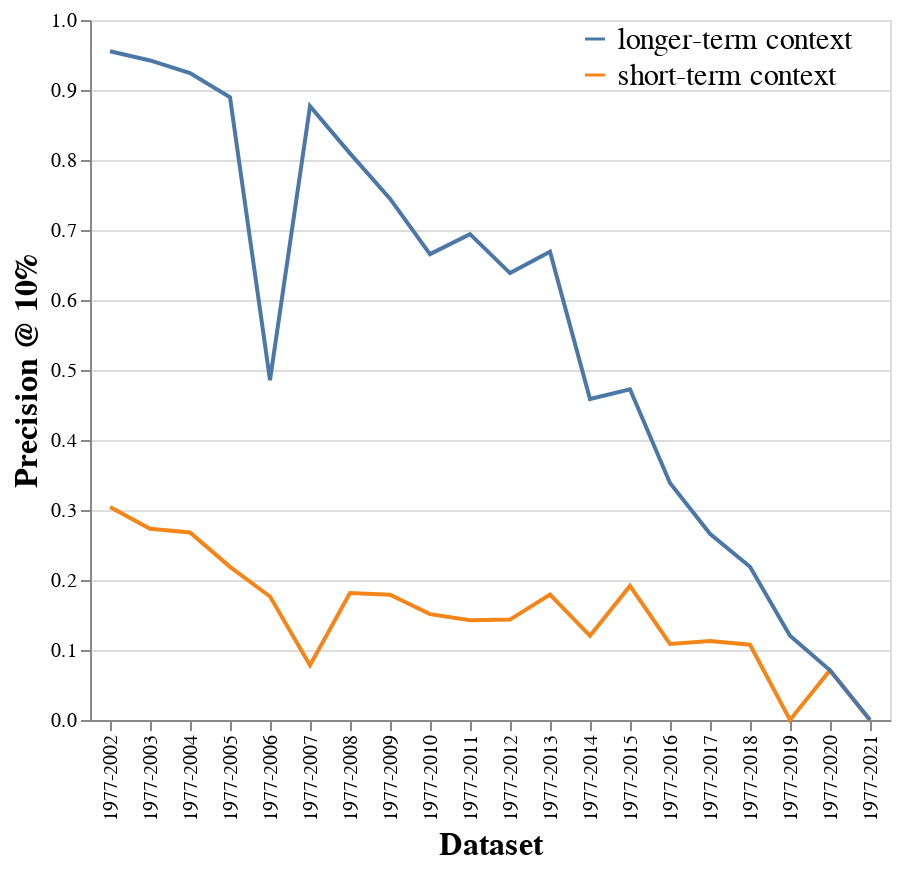

Notebook code cell kept with this figure:
### Code cell
chart = alt.Chart(first_melt).mark_line().encode(
    alt.X('Dataset'),
    alt.Y('patk:Q',title="Precision @ 10%"),
    alt.Color('patk_label',title="",legend=alt.Legend(
        orient='none',
        legendX=245, legendY=2,
        direction='vertical',
        titleAnchor='middle'))
).properties(
    width=400,
    height=350
# ).
# ).facet(
#     alt.Facet('Error',title="Three types of errors", 
#             sort=["Prediction space","Multiple annotators","Semantic entity types"],
#             header=alt.Header(labelFontSize=16)),
#     columns=3
).configure_axis(
    titleFontSize=16,
).configure_legend(
    titleFontSize=18,
    labelFontSize=15
) 

chart

### Figure 1 — Vega-Lite specification as saved in the notebook (floating-point values rounded to 4 significant figures)
{"config": {"view": {"continuousWidth": 400, "continuousHeight": 300}, "axis": {"titleFontSize": 16}, "legend": {"labelFontSize": 15, "titleFontSize": 18}}, "data": {"name": "data-9a66e903e106ebadf790da87c959c783"}, "mark": "line", "encoding": {"color": {"field": "patk_label", "legend": {"direction": "vertical", "legendX": 245, "legendY": 2, "orient": "none", "titleAnchor": "middle"}, "title": "", "type": "nominal"}, "x": {"field": "Dataset", "type": "nominal"}, "y": {"field": "patk", "title": "Precision @ 10%", "type": "quantitative"}}, "height": 350, "width": 400, "$schema": "https://vega.github.io/schema/vega-lite/v4.17.0.json", "datasets": {"data-9a66e903e106ebadf790da87c959c783": [{"Dataset": "1977-2002", "patk_label": "short-term context", "patk": 0.3042, "Error": "Prediction space"}, {"Dataset": "1977-2003", "patk_label": "short-term context", "patk": 0.2731, "Error": "Prediction space"}, {"Dataset": "1977-2004", "patk_label": "short-term context", "patk": 0.2678, "Error": "Prediction space"}, {"Dataset": "1977-2005", "patk_label": "short-term context", "patk": 0.2187, "Error": "Prediction space"}, {"Dataset": "1977-2006", "patk_label": "short-term context", "patk": 0.1764, "Error": "Prediction space"}, {"Dataset": "1977-2007", "patk_label": "short-term context", "patk": 0.07812, "Error": "Prediction space"}, {"Dataset": "1977-2008", "patk_label": "short-term context", "patk": 0.1815, "Error": "Prediction space"}, {"Dataset": "1977-2009", "patk_label": "short-term context", "patk": 0.179, "Error": "Prediction space"}, {"Dataset": "1977-2010", "patk_label": "short-term context", "patk": 0.1512, "Error": "Prediction space"}, {"Dataset": "1977-2011", "patk_label": "short-term context", "patk": 0.1424, "Error": "Prediction space"}, {"Dataset": "1977-2012", "patk_label": "short-term context", "patk": 0.1434, "Error": "Prediction space"}, {"Dataset": "1977-2013", "patk_label": "short-term context", "patk": 0.1793, "Error": "Prediction space"}, {"Dataset": "1977-2014", "patk_label": "short-term context", "patk": 0.1202, "Error": "Prediction space"}, {"Dataset": "1977-2015", "patk_label": "short-term context", "patk": 0.1915, "Error": "Prediction space"}, {"Dataset": "1977-2016", "patk_label": "short-term context", "patk": 0.1086, "Error": "Prediction space"}, {"Dataset": "1977-2017", "patk_label": "short-term context", "patk": 0.113, "Error": "Prediction space"}, {"Dataset": "1977-2018", "patk_label": "short-term context", "patk": 0.1075, "Error": "Prediction space"}, {"Dataset": "1977-2019", "patk_label": "short-term context", "patk": 0.0, "Error": "Prediction space"}, {"Dataset": "1977-2020", "patk_label": "short-term context", "patk": 0.07106, "Error": "Prediction space"}, {"Dataset": "1977-2021", "patk_label": "short-term context", "patk": 0.0, "Error": "Prediction space"}, {"Dataset": "1977-2002", "patk_label": "longer-term context", "patk": 0.9554, "Error": "Prediction space"}, {"Dataset": "1977-2003", "patk_label": "longer-term context", "patk": 0.9422, "Error": "Prediction space"}, {"Dataset": "1977-2004", "patk_label": "longer-term context", "patk": 0.9241, "Error": "Prediction space"}, {"Dataset": "1977-2005", "patk_label": "longer-term context", "patk": 0.8895, "Error": "Prediction space"}, {"Dataset": "1977-2006", "patk_label": "longer-term context", "patk": 0.4855, "Error": "Prediction space"}, {"Dataset": "1977-2007", "patk_label": "longer-term context", "patk": 0.877, "Error": "Prediction space"}, {"Dataset": "1977-2008", "patk_label": "longer-term context", "patk": 0.8095, "Error": "Prediction space"}, {"Dataset": "1977-2009", "patk_label": "longer-term context", "patk": 0.7447, "Error": "Prediction space"}, {"Dataset": "1977-2010", "patk_label": "longer-term context", "patk": 0.6655, "Error": "Prediction space"}, {"Dataset": "1977-2011", "patk_label": "longer-term context", "patk": 0.694, "Error": "Prediction space"}, {"Dataset": "1977-2012", "patk_label": "longer-term context", "patk": 0.6384, "Error": "Prediction space"}, {"Dataset": "1977-2013", "patk_label": "longer-term context", "patk": 0.6691, "Error": "Prediction space"}, {"Dataset": "1977-2014", "patk_label": "longer-term context", "patk": 0.4586, "Error": "Prediction space"}, {"Dataset": "1977-2015", "patk_label": "longer-term context", "patk": 0.4725, "Error": "Prediction space"}, {"Dataset": "1977-2016", "patk_label": "longer-term context", "patk": 0.3387, "Error": "Prediction space"}, {"Dataset": "1977-2017", "patk_label": "longer-term context", "patk": 0.2661, "Error": "Prediction space"}, {"Dataset": "1977-2018", "patk_label": "longer-term context", "patk": 0.219, "Error": "Prediction space"}, {"Dataset": "1977-2019", "patk_label": "longer-term context", "patk": 0.1205, "Error": "Prediction space"}, {"Dataset": "1977-2020", "patk_label": "longer-term context", "patk": 0.07096, "Error": "Prediction space"}, {"Dataset": "1977-2021", "patk_label": "longer-term context", "patk": 0.0, "Error": "Prediction space"}]}}
